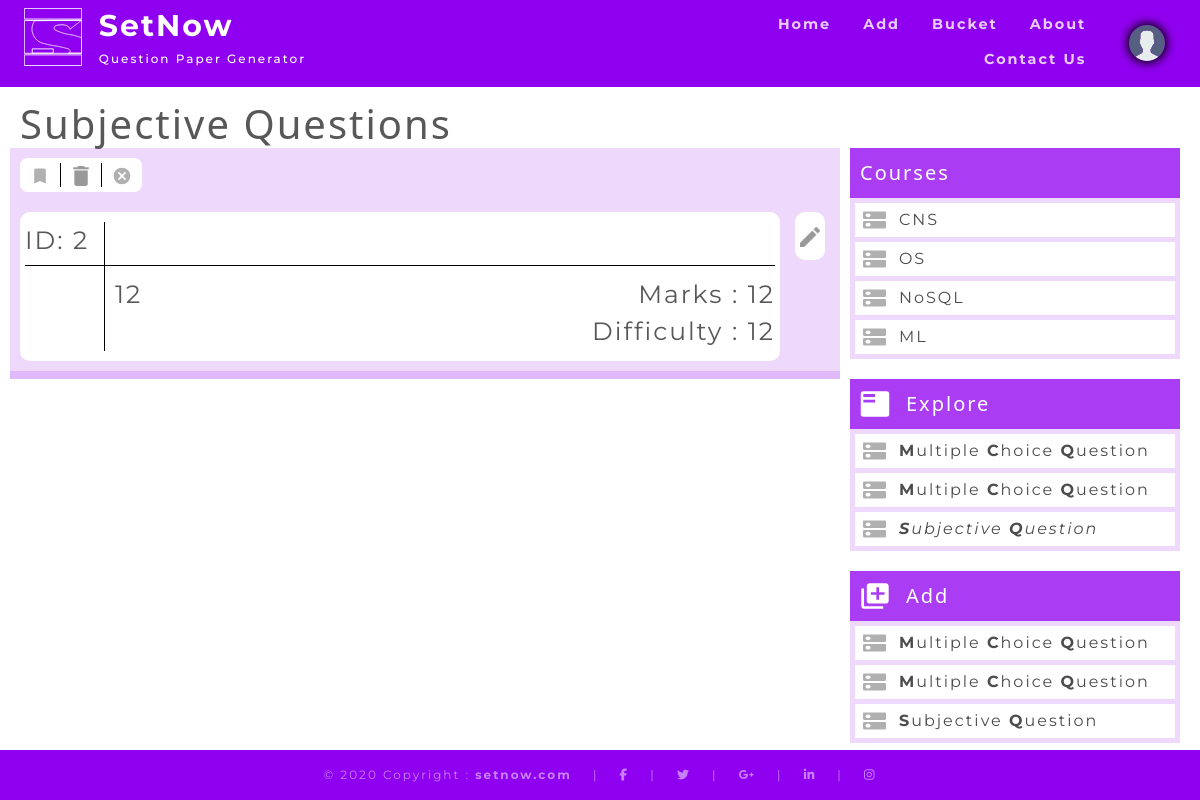
The page /course/3/question/sub/ (signed in) on the database its author committed.
### flaskapp/models.py (models this page shows, shortened)
class Question(db.Model):
    id = db.Column(db.Integer, primary_key=True)
    question = db.Column(db.Text, nullable=False)
    mark = db.Column(db.Integer, nullable=False)
    difficulty = db.Column(db.Integer, nullable=False)
    imp = db.Column(db.Boolean, default=False)
    course_id = db.Column(db.Integer, db.ForeignKey("course.id"), nullable=False)

### flaskapp/questions/routes.py (the view)
@questions.route("/course/<course_id>/question/<qtype>/")
@login_required
def question(course_id, qtype):
    _courses = Course.query.filter(Course.teacher == current_user).all()
    if qtype == "mcq":
        _mcq_questions = MCQQuestion.query.filter(MCQQuestion.course_id == course_id).all()
        return render_template("questions/mcq_questions.html",
                               questions=_mcq_questions,
                               courses=_courses,
                               css_file='css/mcq_form.css',
                               js_file='js/update_mcq_question.js',
                               title='Objective Questions'
                               )
    elif qtype == "sub":
        _questions = Question.query.filter(Question.course_id == course_id).all()
        return render_template("questions/questions.html",
                               questions=_questions,
                               courses=_courses,
                               css_file='css/question_form.css',
                               js_file='js/update_question.js',
                               title='Subjective Questions'
                               )

### app.py (called while the page is built)
@app.after_request
def add_header(response):
    response.headers['X-UA-Compatible'] = 'IE=Edge,chrome=1'
    return response

### flaskapp/models.py (called while the page is built)
@login_manager.user_loader
def load_user(user_id):
    return User.query.get(int(user_id))

### flaskapp/templates/questions/questions.html (shortened to what this page needs)
{% extends "sideNav.html" %}
{% block header %}
<h1 class="header">Subjective Questions</h1>
{% endblock header %}
{% block main %}
<div id="questions">
    {% block content %}
    <div class="control_btns">
        <div id="mark_imp">
            <img src="{{ url_for('static',
                filename='images/imp.svg') }}" alt="imp" class="control_btns_img" />
        </div>
        <div id="delete_btn">
            <img src="{{ url_for('static',
                filename='images/bin.png') }}" alt="delete" class="control_btns_img" />
        </div>
        <div id="cancel_btn">
            <img src="{{ url_for('static',
                filename='images/cancel.svg') }}" alt="cancel" class="control_btns_img" />
        </div>
    </div>
    <div style="max-height : 446px;overflow-x: auto;position: relative;">
        {% for q in questions %}
        <div class="question_container">
            <div class="question_info">
                <div class="first_row">
                    <div class="first_row_column_1">ID: {{ q.id }}</div>
                    <div class="first_row_column_2">{{ q.imp }}</div>
                </div>
                <div class="second_row">
                    <div class="second_row_column_1"></div>
                    <div class="second_row_column_2">
                        <div class="question_description">
                            {{ q.question }}
                        </div>
                        <div class="question_properties">
                            <div class="marks">Marks : {{ q.mark }}</div>
                            <div class="difficulty">Difficulty : {{ q.difficulty }}</div>
                        </div>
                    </div>
                </div>
            </div>
            <div class="update_question">
                <div class="edit_question">
                    <img src="{{ url_for('static',
                    filename='images/edit.png') }}" alt="edit" class="update_question_img" />
                </div>
            </div>
        </div>
        {% endfor %} {% endblock %}
        <div id="bottombar"></div>
    </div>
</div>
{% endblock %}

### flaskapp/static/css/base.css (style rules this page uses)
* { font-family: "Montserrat", sans-serif; }
* { letter-spacing: 2px; }

### flaskapp/static/css/question_form.css (style rules this page uses)
.header { font-family: "Segoe UI", Tahoma, Geneva, Verdana, sans-serif; color: rgba(88, 88, 88, 1); font-size: 40px; margin: 0 20px; }
#questions { margin-right: 10px; background-color: rgba(144, 0, 240, 0.15); }
.control_btns { margin: 10px; padding: 5px 0; border-radius: 8px; background-color: white; display: inline-flex; flex-direction: row; }
.control_btns div { padding: 0px 10px; border-right: 1px solid black; }
.control_btns div:last-child { border: none; }
.control_btns_img { width: 20px; }
.question_container { display: flex; flex-direction: row; font-family: "Segoe UI", Tahoma, Geneva, Verdana, sans-serif; color: rgba(88, 88, 88, 1); font-size: 25px; }
.question_info { background-color: white; border-radius: 10px; padding: 10px 5px; flex-direction: column; flex-grow: 1; margin: 10px 0 10px 10px; }
.first_row { border-bottom: 1px solid black; display: flex; flex-direction: row; }
.second_row { display: flex; flex-direction: row; }
.first_row_column_1 { border-right: 1px solid black; padding-bottom: 5px; text-align: left; width: 80px; }
.first_row_column_2 { flex-grow: 1; text-align: right; }
.second_row_column_1 { border-right: 1px solid black; flex-shrink: 0; width: 80px; }
.second_row_column_2 { display: flex; flex-direction: row; flex-grow: 1; padding: 10px 0px 0px 10px; }
.question_description { flex-grow: 1; word-break: break-word; }
.question_properties { display: flex; flex-direction: column; flex-shrink: 0; text-align: right; width: 200px; }
.update_question { border-radius: 10px; color: black; display: flex; flex-direction: column; padding: 10px 15px; }
.edit_question { background-color: white; border-radius: 10px; padding: 5px; }
.edit_question { cursor: pointer; }
#delete_btn img { opacity: 0.4; }
.update_question_img { opacity: 0.4; width: 20px; }
#bottombar { background-color: rgba(144, 0, 240, 0.15); bottom: 0; height: 8px; position: sticky; }

### rows shown on the page
Question: id "2", question "12", mark "12", difficulty "12"
